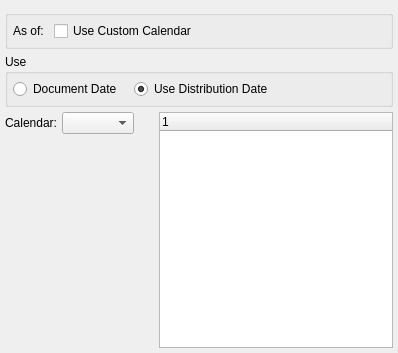
<?xml version="1.0" encoding="UTF-8"?>
<ui version="4.0">
 <comment>This file is part of the xTuple ERP: PostBooks Edition, a free and
open source Enterprise Resource Planning software suite,
Copyright (c) 1999-2011 by OpenMFG LLC, d/b/a xTuple.
It is licensed to you under the Common Public Attribution License
version 1.0, the full text of which (including xTuple-specific Exhibits)
is available at www.xtuple.com/CPAL.  By using this software, you agree
to be bound by its terms.</comment>
 <class>dspTimePhasedOpenAPItems</class>
 <widget class="QWidget" name="dspTimePhasedOpenAPItems">
  <property name="geometry">
   <rect>
    <x>0</x>
    <y>0</y>
    <width>398</width>
    <height>353</height>
   </rect>
  </property>
  <property name="windowTitle">
   <string>Payables Aging</string>
  </property>
  <layout class="QGridLayout" name="gridLayout">
   <item row="0" column="0">
    <widget class="VendorGroup" name="_vendorGroup"/>
   </item>
   <item row="1" column="0">
    <widget class="QGroupBox" name="_asofGroup">
     <property name="title">
      <string/>
     </property>
     <layout class="QHBoxLayout" name="horizontalLayout">
      <item>
       <widget class="QLabel" name="_asOfLit">
        <property name="text">
         <string>As of:</string>
        </property>
        <property name="buddy">
         <cstring>_asOf</cstring>
        </property>
       </widget>
      </item>
      <item>
       <widget class="DLineEdit" name="_asOf"/>
      </item>
      <item>
       <widget class="XCheckBox" name="_custom">
        <property name="text">
         <string>Use Custom Calendar</string>
        </property>
       </widget>
      </item>
      <item>
       <spacer name="horizontalSpacer">
        <property name="orientation">
         <enum>Qt::Horizontal</enum>
        </property>
        <property name="sizeHint" stdset="0">
         <size>
          <width>40</width>
          <height>20</height>
         </size>
        </property>
       </spacer>
      </item>
     </layout>
    </widget>
   </item>
   <item row="2" column="0">
    <widget class="QGroupBox" name="_useGroup">
     <property name="title">
      <string>Use</string>
     </property>
     <layout class="QHBoxLayout" name="_2">
      <property name="spacing">
       <number>12</number>
      </property>
      <item>
       <widget class="QRadioButton" name="_useDocDate">
        <property name="text">
         <string>Document Date</string>
        </property>
       </widget>
      </item>
      <item>
       <widget class="QRadioButton" name="_useDistDate">
        <property name="text">
         <string>Use Distribution Date</string>
        </property>
        <property name="checked">
         <bool>true</bool>
        </property>
       </widget>
      </item>
      <item>
       <spacer>
        <property name="orientation">
         <enum>Qt::Horizontal</enum>
        </property>
        <property name="sizeHint" stdset="0">
         <size>
          <width>13</width>
          <height>20</height>
         </size>
        </property>
       </spacer>
      </item>
     </layout>
    </widget>
   </item>
   <item row="3" column="0">
    <layout class="QHBoxLayout">
     <property name="spacing">
      <number>7</number>
     </property>
     <item>
      <layout class="QVBoxLayout">
       <property name="spacing">
        <number>0</number>
       </property>
       <item>
        <layout class="QHBoxLayout">
         <property name="spacing">
          <number>5</number>
         </property>
         <item>
          <widget class="QLabel" name="_calendarLit">
           <property name="text">
            <string>Calendar:</string>
           </property>
           <property name="alignment">
            <set>Qt::AlignRight|Qt::AlignTrailing|Qt::AlignVCenter</set>
           </property>
          </widget>
         </item>
         <item>
          <widget class="CalendarComboBox" name="_calendar"/>
         </item>
         <item>
          <spacer name="horizontalSpacer_2">
           <property name="orientation">
            <enum>Qt::Horizontal</enum>
           </property>
           <property name="sizeHint" stdset="0">
            <size>
             <width>40</width>
             <height>20</height>
            </size>
           </property>
          </spacer>
         </item>
        </layout>
       </item>
       <item>
        <spacer>
         <property name="orientation">
          <enum>Qt::Vertical</enum>
         </property>
         <property name="sizeType">
          <enum>QSizePolicy::Expanding</enum>
         </property>
         <property name="sizeHint" stdset="0">
          <size>
           <width>20</width>
           <height>0</height>
          </size>
         </property>
        </spacer>
       </item>
      </layout>
     </item>
     <item>
      <widget class="PeriodsListView" name="_periods">
       <property name="sizePolicy">
        <sizepolicy hsizetype="Expanding" vsizetype="Preferred">
         <horstretch>0</horstretch>
         <verstretch>0</verstretch>
        </sizepolicy>
       </property>
       <property name="minimumSize">
        <size>
         <width>0</width>
         <height>120</height>
        </size>
       </property>
      </widget>
     </item>
    </layout>
   </item>
  </layout>
 </widget>
 <layoutdefault spacing="5" margin="5"/>
 <pixmapfunction>qPixmapFromMimeSource</pixmapfunction>
 <customwidgets>
  <customwidget>
   <class>CalendarComboBox</class>
   <extends>XComboBox</extends>
   <header>calendarTools.h</header>
  </customwidget>
  <customwidget>
   <class>DLineEdit</class>
   <extends>QWidget</extends>
   <header>datecluster.h</header>
   <container>1</container>
  </customwidget>
  <customwidget>
   <class>PeriodsListView</class>
   <extends>XTreeWidget</extends>
   <header>calendarTools.h</header>
  </customwidget>
  <customwidget>
   <class>VendorGroup</class>
   <extends>QWidget</extends>
   <header>vendorgroup.h</header>
  </customwidget>
  <customwidget>
   <class>XCheckBox</class>
   <extends>QCheckBox</extends>
   <header>xcheckbox.h</header>
  </customwidget>
  <customwidget>
   <class>XComboBox</class>
   <extends>QComboBox</extends>
   <header>xcombobox.h</header>
  </customwidget>
  <customwidget>
   <class>XTreeWidget</class>
   <extends>QTreeWidget</extends>
   <header>xtreewidget.h</header>
   <container>1</container>
  </customwidget>
 </customwidgets>
 <tabstops>
  <tabstop>_asOf</tabstop>
  <tabstop>_custom</tabstop>
  <tabstop>_useDocDate</tabstop>
  <tabstop>_useDistDate</tabstop>
  <tabstop>_periods</tabstop>
 </tabstops>
 <resources/>
 <connections>
  <connection>
   <sender>_calendar</sender>
   <signal>newCalendarId(int)</signal>
   <receiver>_periods</receiver>
   <slot>populate(int)</slot>
   <hints>
    <hint type="sourcelabel">
     <x>154</x>
     <y>197</y>
    </hint>
    <hint type="destinationlabel">
     <x>590</x>
     <y>281</y>
    </hint>
   </hints>
  </connection>
  <connection>
   <sender>_calendar</sender>
   <signal>select(ParameterList&amp;)</signal>
   <receiver>_periods</receiver>
   <slot>load(ParameterList&amp;)</slot>
   <hints>
    <hint type="sourcelabel">
     <x>154</x>
     <y>197</y>
    </hint>
    <hint type="destinationlabel">
     <x>590</x>
     <y>281</y>
    </hint>
   </hints>
  </connection>
 </connections>
</ui>
